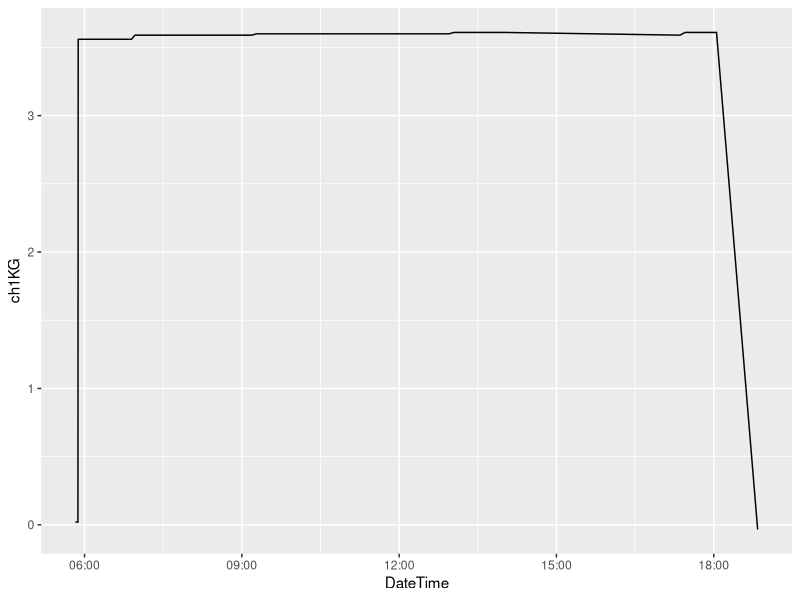
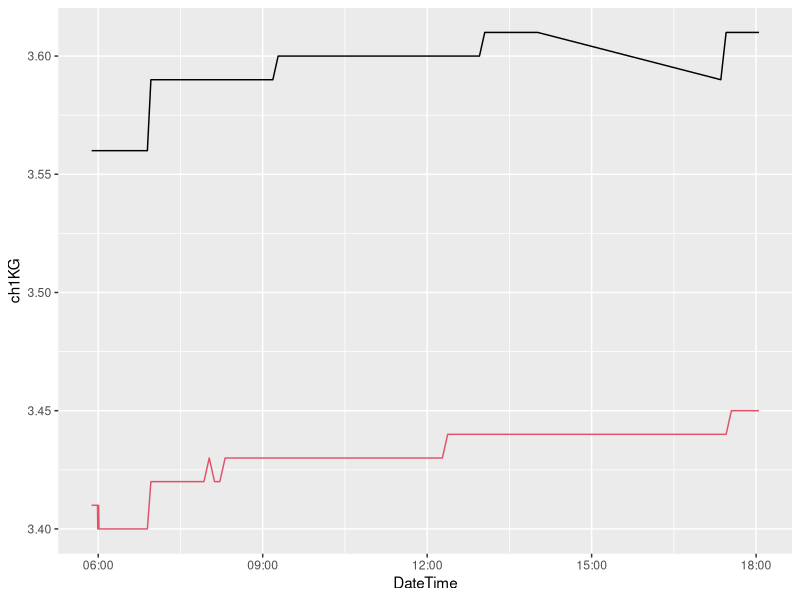
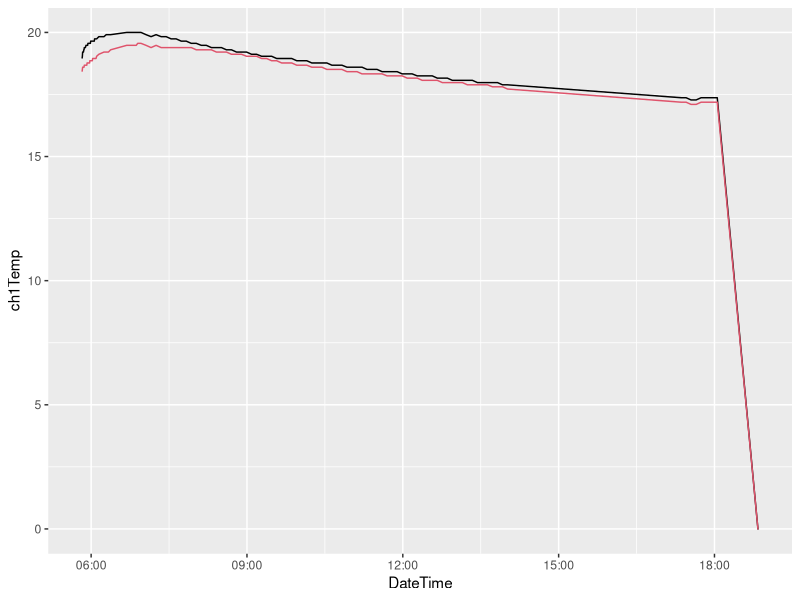

Reproduce these figures in R, in order.
dat<-read.csv("test_20170601_100_9.csv")
dat$DateTime<-as.POSIXct(dat$unixtime+(8*60*60), origin="1970-01-01") #corrects for setting rtc to akdt
# dat$DateTime<-as.POSIXct(dat$unixtime, origin="1970-01-01") #rtc is set to UTC
head(dat)
library(ggplot2)
ggplot(dat[,],aes(x=DateTime,y=ch1KG))+geom_line()
ggplot(dat[dat$ch1KG>3,],aes(x=DateTime,y=ch1KG))+geom_line()+geom_line(aes(y=ch2KG),colour=2)
ggplot(dat,aes(x=DateTime,y=ch1Temp))+geom_line()+geom_line(aes(y=ch2Temp),color=2)
tail(dat)
